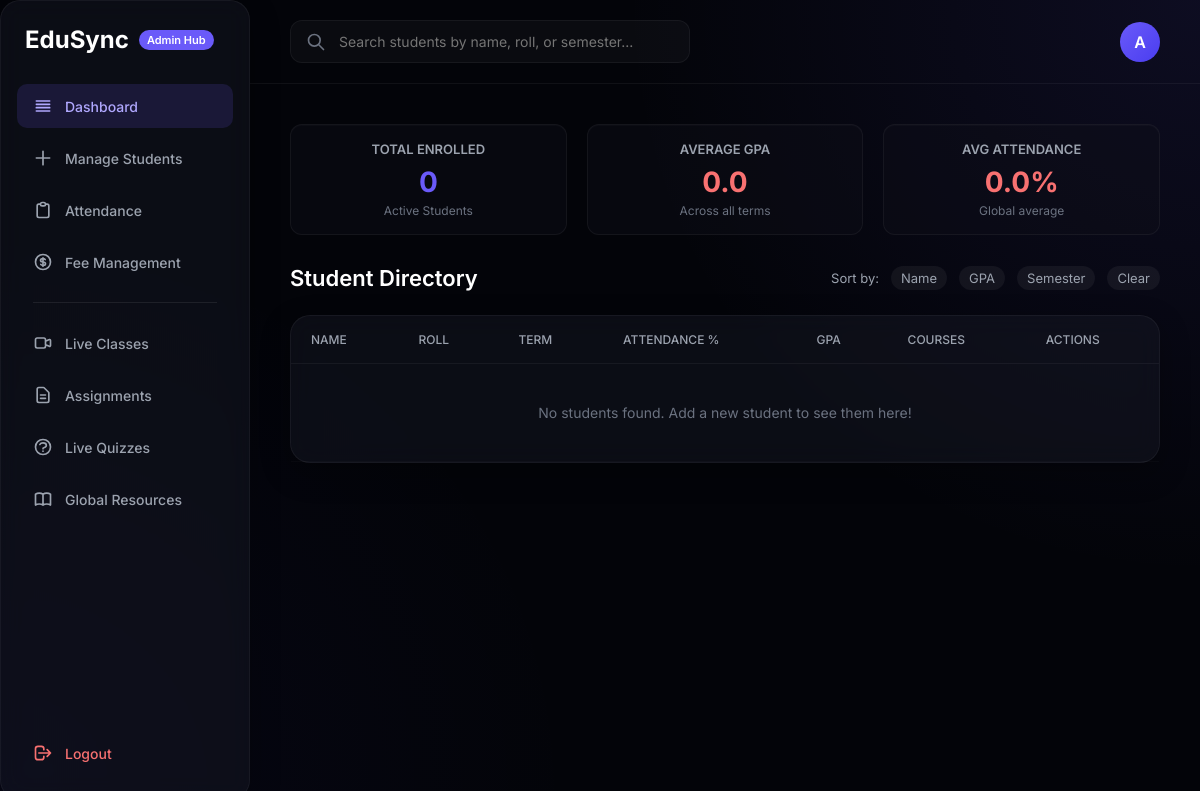
Before: / (signed in) with the older database file.
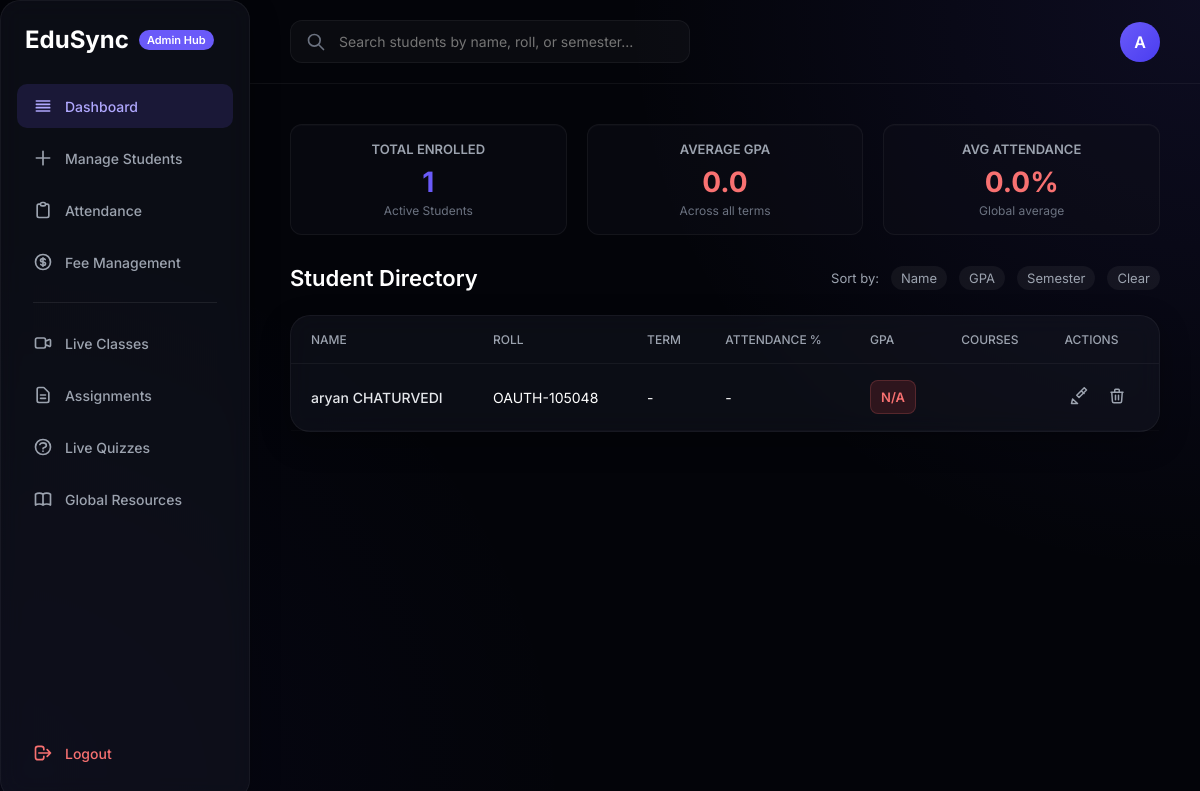
After: the same page with the newer database file.
### tables this page shows
CREATE TABLE students (
            id INTEGER PRIMARY KEY AUTOINCREMENT,
            name TEXT,
            roll TEXT,
            age INTEGER,
            dob TEXT,
            gender TEXT,
            address TEXT,
            phone TEXT,
            email TEXT,
            semester TEXT,
            gpa REAL,
            attendance TEXT,
            extra_activities TEXT,
            sports_achievements TEXT,
            courses TEXT
        , password TEXT DEFAULT 'student123', profile_pic TEXT DEFAULT '');

### app.py (the view, shortened to what this page needs)
@app.route('/', methods=['GET', 'POST'])
def home():
    if 'user' not in session or session.get('role') != 'admin':
        return redirect(url_for('login'))
    conn = sqlite3.connect('students.db')
    cursor = conn.cursor()
    search = request.args.get('search', '')
    sort = request.args.get('sort', '')
    query = "SELECT * FROM students"
    params = []
    if search:
        query += " WHERE name LIKE ? OR roll LIKE ? OR semester LIKE ?"
        params.extend(['%' + search + '%', '%' + search + '%', '%' + search + '%'])
    if sort == "gpa":
        query += " ORDER BY gpa DESC"
    elif sort == "name":
        query += " ORDER BY name ASC"
    elif sort == "semester":
        query += " ORDER BY semester ASC"
    cursor.execute(query, params)
    students_raw = cursor.fetchall()
    students = []
    total_gpa = 0
    valid_gpa_count = 0
    total_attendance = 0
    valid_attendance_count = 0
    for s in students_raw:
        courses = json.loads(s[14]) if s[14] else []
        students.append((s, courses))
        if s[10] is not None and float(s[10]) > 0:
            total_gpa += float(s[10])
            valid_gpa_count += 1
        if s[11] is not None and str(s[11]).strip() != '':
            try:
                total_attendance += float(s[11])
                valid_attendance_count += 1
            except ValueError:
                pass
    avg_gpa = round(total_gpa / valid_gpa_count, 1) if valid_gpa_count > 0 else 0.0
    avg_attendance = round(total_attendance / valid_attendance_count, 1) if valid_attendance_count > 0 else 0.0
    total_students = len(students)
    edit_id = request.args.get('edit_id')
    edit_student = None
    edit_courses = []
    if edit_id:
        cursor.execute("SELECT * FROM students WHERE id=?", (edit_id,))
        edit_student = cursor.fetchone()
        if edit_student:
            edit_courses = json.loads(edit_student[14]) if edit_student[14] else []
    cursor.execute("SELECT * FROM documents WHERE student_id IS NULL ORDER BY uploaded_at DESC")
    global_docs = cursor.fetchall()
    cursor.execute("SELECT * FROM assignment_tasks ORDER BY due_date ASC")
    assignment_tasks = cursor.fetchall()
    cursor.execute("SELECT * FROM live_classes ORDER BY created_at DESC")
    active_classes = cursor.fetchall()
    conn.close()
    return render_template('index.html', students=students, edit_student=edit_student, edit_courses=edit_courses, search=search, sort=sort, avg_gpa=avg_gpa, avg_attendance=avg_attendance, total_students=total_students, global_docs=global_docs, assignment_tasks=assignment_tasks, active_classes=active_classes)

### templates/index.html (shortened to what this page needs)
<!DOCTYPE html>
<html lang="en">
<head>
    <link rel="stylesheet" href="{{ url_for('static', filename='style.css') }}">
</head>
<body class="dashboard-body">
    <div class="dashboard-layout">
        <aside class="sidebar glass-panel-dark">
            <div class="brand">
                <h2>EduSync</h2>
                <span class="badge">Admin Hub</span>
            </div>
            <nav class="sidebar-nav">
                <a href="#" class="nav-link active" onclick="showTab('dashboard-tab', this)">
                    <svg width="20" height="20" fill="none" stroke="currentColor" viewBox="0 0 24 24"><path stroke-linecap="round" stroke-linejoin="round" stroke-width="2" d="M4 6h16M4 10h16M4 14h16M4 18h16"></path></svg>
                    Dashboard
                </a>
                <a href="#" class="nav-link" onclick="showTab('add-student-tab', this)">
                    <svg width="20" height="20" fill="none" stroke="currentColor" viewBox="0 0 24 24"><path stroke-linecap="round" stroke-linejoin="round" stroke-width="2" d="M12 4v16m8-8H4"></path></svg>
                    Manage Students
                </a>
                <a href="#" class="nav-link" onclick="showTab('attendance-tab', this)">
                    <svg width="20" height="20" fill="none" stroke="currentColor" viewBox="0 0 24 24"><path stroke-linecap="round" stroke-linejoin="round" stroke-width="2" d="M9 5H7a2 2 0 00-2 2v12a2 2 0 002 2h10a2 2 0 002-2V7a2 2 0 00-2-2h-2M9 5a2 2 0 002 2h2a2 2 0 002-2M9 5a2 2 0 012-2h2a2 2 0 012 2"></path></svg>
                    Attendance
                </a>
                <a href="#" class="nav-link" onclick="showTab('fee-tab', this)">
                    Fee Management
                </a>
                <hr style="border:0; border-top: 1px solid rgba(255,255,255,0.08); margin: 10px 16px;">
                <a href="#" class="nav-link" onclick="showTab('classes-tab', this)">
                    <svg width="20" height="20" fill="none" stroke="currentColor" viewBox="0 0 24 24"><path stroke-linecap="round" stroke-linejoin="round" stroke-width="2" d="M15 10l4.553-2.069A1 1 0 0121 8.87v6.26a1 1 0 01-1.447.894L15 14M3 8a2 2 0 012-2h8a2 2 0 012 2v8a2 2 0 01-2 2H5a2 2 0 01-2-2V8z"></path></svg>
                    Live Classes
                </a>
                <a href="#" class="nav-link" onclick="showTab('assignments-tab', this)">
                    <svg width="20" height="20" fill="none" stroke="currentColor" viewBox="0 0 24 24"><path stroke-linecap="round" stroke-linejoin="round" stroke-width="2" d="M9 12h6m-6 4h6m2 5H7a2 2 0 01-2-2V5a2 2 0 012-2h5.586a1 1 0 01.707.293l5.414 5.414a1 1 0 01.293.707V19a2 2 0 01-2 2z"></path></svg>
                    Assignments
                </a>
                <a href="#" class="nav-link" onclick="showTab('quizzes-tab', this)">
                    Live Quizzes
                </a>
                <a href="#" class="nav-link" onclick="showTab('resources-tab', this)">
                    Global Resources
                </a>
            </nav>
            <div class="sidebar-footer">
                <a href="/logout" class="nav-link logout-btn">
                    <svg width="20" height="20" fill="none" stroke="currentColor" viewBox="0 0 24 24">
                        <path stroke-linecap="round" stroke-linejoin="round" stroke-width="2"
                            d="M17 16l4-4m0 0l-4-4m4 4H7m6 4v1a3 3 0 01-3 3H6a3 3 0 01-3-3V7a3 3 0 013-3h4a3 3 0 013 3v1">
                        </path>
                    </svg>
                    Logout
                </a>
            </div>
        </aside>
        <main class="main-content">
            <header class="topbar">
                <div class="search-bar">
                    <form method="GET" style="display:flex; width: 100%; position:relative;">
                        <svg class="search-icon" style="top:12px;" width="20" height="20" fill="none"
                            stroke="currentColor" viewBox="0 0 24 24">
                            <path stroke-linecap="round" stroke-linejoin="round" stroke-width="2"
                                d="M21 21l-6-6m2-5a7 7 0 11-14 0 7 7 0 0114 0z"></path>
                        </svg>
                        <input type="text" name="search" value="{{ search }}"
                            placeholder="Search students by name, roll, or semester...">
                    </form>
                </div>
                <div class="user-profile">
                    <div class="avatar">A</div>
                </div>
            </header>
            <div class="content-wrapper">
                <div id="dashboard-tab" class="tab-content active">
                    <div style="display:grid; grid-template-columns: repeat(3, 1fr); gap: 20px; margin-bottom: 30px;">
                        <div class="stat-card">
                            <div class="stat-title">Total Enrolled</div>
                            <div class="stat-val high" style="color: #6a5af9;">{{ total_students }}</div>
                            <div class="stat-sub">Active Students</div>
                        </div>
                        <div class="stat-card">
                            <div class="stat-title">Average GPA</div>
                            <div class="stat-val {% if avg_gpa >= 8.0 %}high{% elif avg_gpa >= 6.0 %}medium{% else %}low{% endif %}">{{ "%.1f"|format(avg_gpa) }}</div>
                            <div class="stat-sub">Across all terms</div>
                        </div>
                        <div class="stat-card">
                            <div class="stat-title">Avg Attendance</div>
                            <div class="stat-val {% if avg_attendance >= 75.0 %}high{% elif avg_attendance >= 60.0 %}medium{% else %}low{% endif %}">{{ "%.1f"|format(avg_attendance) }}%</div>
                            <div class="stat-sub">Global average</div>
                        </div>
                    </div>
                    <div class="section-header">
                        <h3>Student Directory</h3>
                        <div class="sort-controls">
                            <span>Sort by:</span>
                            <a href="/?sort=name" class="{% if sort == 'name' %}active-sort{% endif %}">Name</a>
                            <a href="/?sort=gpa" class="{% if sort == 'gpa' %}active-sort{% endif %}">GPA</a>
                            <a href="/?sort=semester"
                                class="{% if sort == 'semester' %}active-sort{% endif %}">Semester</a>
                            <a href="/" class="clear-sort">Clear</a>
                        </div>
                    </div>
                    <div class="table-container glass-panel-dark">
                        <table class="premium-table">
                            <thead>
                                <tr>
                                    <th>Name</th>
                                    <th>Roll</th>
                                    <th>Term</th>
                                    <th>Attendance %</th>
                                    <th>GPA</th>
                                    <th>Courses</th>
                                    <th>Actions</th>
                                </tr>
                            </thead>
                            <tbody>
                                {% if students %}
                                {% for student, courses in students %}
                                <tr>
                                    <td>
                                        <div class="td-primary">{{ student[1] }}</div>
                                    </td>
                                    <td>{{ student[2] }}</td>
                                    <td>
                                        {% if student[9] %}
                                        <span class="badge-soft">{{ student[9] }}</span>
                                        {% else %}
                                        -
                                        {% endif %}
                                    </td>
                                    <td>{{ student[11] or '-' }}</td>
                                    <td>
                                        {% set gpa_val = student[10] if student[10] is not none else 0.0 %}
                                        <div class="gpa-score {% if gpa_val >= 8.0 %}high{% elif gpa_val >= 6.0 %}medium{% else %}low{% endif %}">
                                            {{ student[10] if student[10] is not none else 'N/A' }}
                                        </div>
                                    </td>
                                    <td>
                                    </td>
                                    <td>
                                        <div class="action-buttons">
                                            <a href="/?edit_id={{ student[0] }}" class="btn-edit" title="Edit">
                                                <svg width="18" height="18" fill="none" stroke="currentColor"
                                                    viewBox="0 0 24 24">
                                                    <path stroke-linecap="round" stroke-linejoin="round"
                                                        stroke-width="2"
                                                        d="M15.232 5.232l3.536 3.536M9 11l3 3L22 4l-3-3L9 11zM2 22l1.5-6L10 22 2 22z">
                                                    </path>
                                                </svg>
                                            </a>
                                            <a href="/delete/{{ student[0] }}"
                                                onclick="return confirm('Are you sure you want to delete this student out of the system?');"
                                                class="btn-delete" title="Delete">
                                                <svg width="18" height="18" fill="none" stroke="currentColor"
                                                    viewBox="0 0 24 24">
                                                    <path stroke-linecap="round" stroke-linejoin="round"
                                                        stroke-width="2"
                                                        d="M19 7l-.867 12.142A2 2 0 0116.138 21H7.862a2 2 0 01-1.995-1.858L5 7m5 4v6m4-6v6m1-10V4a1 1 0 00-1-1h-4a1 1 0 00-1 1v3M4 7h16">
                                                    </path>
                                                </svg>
                                            </a>
                                        </div>
                                    </td>
                                </tr>
                                {% endfor %}
                                {% else %}
                                <tr>
                                    <td colspan="7" style="text-align:center; padding: 40px; color: #6b7280;">No
                                        students found. Add a new student to see them here!</td>
                                </tr>
                                {% endif %}
                            </tbody>
                        </table>
                    </div>
                </div>
            </div>
        </main>
    </div>
</body>
</html>

Changed rows visible on the page:
added students: name "aryan CHATURVEDI", roll "OAUTH-105048", student "-", student "N/A"
Other visible differences:
{{ total_students }}: "0" → "1"
text no longer shown: "No students found. Add a new student to see them here!"
